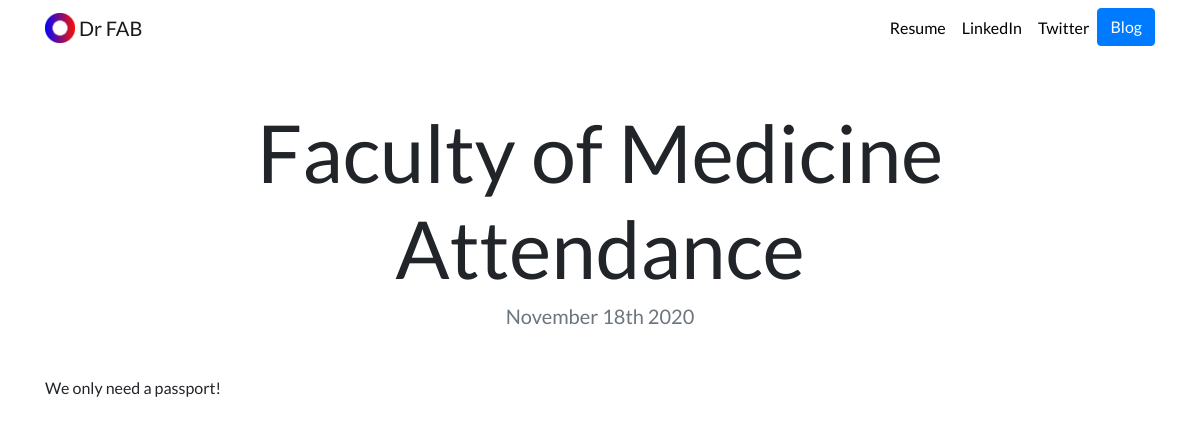
Page /blog/3/ on the committed database.
### blog/models.py (models this page shows, shortened)
class Blog(models.Model):
    title = models.CharField(max_length=200)
    description = models.TextField()
    image = models.ImageField(upload_to='blog/images/')
    url = models.URLField(blank=True)
    date = models.DateTimeField(auto_now=True)

### blog/views.py (the view)
# urls.py: path('<int:blog_id>/', views.detail, name='detail'),
def detail(request, blog_id):
    blog = get_object_or_404(Blog, pk=blog_id)
    return render(request, 'blog/detail.html', {'blog':blog})

### blog/templates/blog/detail.html
{% extends "portfolio/base.html" %}
{% load static %}
{% block content %}
<h1 class="text-center mt-5" id="blogdetailtitle">{{ blog.title }}</h1>
<h5 class="text-center text-muted mb-5">{{ blog.date|date:'F jS Y' }}</h5>
{{ blog.description|safe }}
{% endblock %}

### portfolio/static/portfolio/custom.css (style rules this page uses)
body { font-family: 'Lato', sans-serif; }
@media (min-width: 992px) { #blogdetailtitle { font-size: 5rem; } }

### rows in the picture
Blog: title "Faculty of Medicine Attendance", date "November 18th 2020", description "We only need a passport!"
